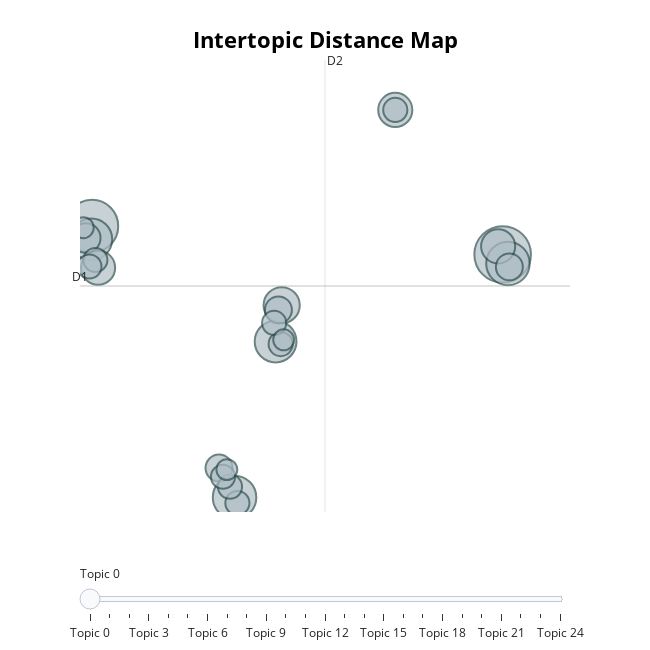

Notebook cell for this chart:
### Code cell
topic_model.visualize_topics()

### Figure 1 — Plotly figure (JSON) as saved in the notebook; plotly's stock layout.template omitted (floating-point values rounded to 4 significant figures)
{"data": [{"customdata": [[0, "world | people | new | american | america", 22], [1, "states | united | government | public | congress", 19], [2, "america | american | americans | people | tonight", 13], [3, "states | government | public | united | congress", 13], [4, "world | nations | soviet | peace | economic", 12], [5, "government | states | united | year | law", 12], [6, "government | work | public | congress | great", 9], [7, "america | new | jobs | tonight | thats", 8], [8, "states | united | government | constitution | state", 8], [9, "government | states | world | united | free", 8], [10, "states | year | united | government | great", 6], [11, "america | security | weapons | americans | world", 5], [12, "national | federal | reduction | public | ought", 5], [13, "bank | public | states | country | government", 5], [14, "treaty | united | states | spain | year", 4], [15, "world | government | new | peace | foundation", 4], [16, "world | economic | program | federal | nations", 4], [17, "mexico | texas | states | united | government", 4], [18, "states | constitution | government | congress | united", 4], [19, "war | shall | government | congress | present", 4], [20, "government | states | united | year | congress", 4], [21, "public | states | government | general | lands", 4], [22, "years | world | new | peace | congress", 3], [23, "government | states | congress | united | people", 3], [24, "country | congress | public | states | power", 3]], "hovertemplate": "<b>Topic %{customdata[0]}</b><br>%{customdata[1]}<br>Size: %{customdata[2]}", "legendgroup": "", "marker": {"color": "#B0BEC5", "line": {"color": "DarkSlateGrey", "width": 2}, "size": [22, 19, 13, 13, 12, 12, 9, 8, 8, 8, 6, 5, 5, 5, 4, 4, 4, 4, 4, 4, 4, 4, 3, 3, 3], "sizemode": "area", "sizeref": 0.01375, "symbol": "circle"}, "mode": "markers", "name": "", "orientation": "v", "showlegend": false, "type": "scatter", "x": [23.5, -0.779, 23.81, 7.652, 10.08, -0.8156, 10.44, 17.15, -0.4144, 23.23, -1.142, 23.9, 10.25, 6.735, 7.82, 17.15, 10.38, 7.383, -0.5736, 9.992, -0.9259, 6.969, 10.55, -1.29, 7.197], "xaxis": "x", "y": [5.874, 6.756, 5.591, -1.704, 3.157, 6.345, 4.289, 10.38, 5.46, 6.127, 6.387, 5.486, 4.145, -0.7891, -1.878, 10.38, 3.077, -1.369, 5.699, 3.737, 5.497, -1.059, 3.211, 6.707, -0.8372], "yaxis": "y"}], "layout": {"annotations": [{"showarrow": false, "text": "D1", "x": -1.483, "y": 4.889, "yshift": 10}, {"showarrow": false, "text": "D2", "x": 13.0, "xshift": 10, "y": 11.94}], "height": 650, "hoverlabel": {"bgcolor": "white", "font": {"family": "Rockwell", "size": 16}}, "legend": {"itemsizing": "constant", "tracegroupgap": 0}, "margin": {"t": 60}, "shapes": [{"line": {"color": "#CFD8DC", "width": 2}, "type": "line", "x0": 13.0, "x1": 13.0, "y0": -2.16, "y1": 11.94}, {"line": {"color": "#9E9E9E", "width": 2}, "type": "line", "x0": -1.483, "x1": 27.48, "y0": 4.889, "y1": 4.889}], "sliders": [{"active": 0, "pad": {"t": 50}, "steps": [{"args": [{"marker.color": [["red", "#B0BEC5", "#B0BEC5", "#B0BEC5", "#B0BEC5", "#B0BEC5", "#B0BEC5", "#B0BEC5", "#B0BEC5", "#B0BEC5", "#B0BEC5", "#B0BEC5", "#B0BEC5", "#B0BEC5", "#B0BEC5", "#B0BEC5", "#B0BEC5", "#B0BEC5", "#B0BEC5", "#B0BEC5", "#B0BEC5", "#B0BEC5", "#B0BEC5", "#B0BEC5", "#B0BEC5"]]}], "label": "Topic 0", "method": "update"}, {"args": [{"marker.color": [["#B0BEC5", "red", "#B0BEC5", "#B0BEC5", "#B0BEC5", "#B0BEC5", "#B0BEC5", "#B0BEC5", "#B0BEC5", "#B0BEC5", "#B0BEC5", "#B0BEC5", "#B0BEC5", "#B0BEC5", "#B0BEC5", "#B0BEC5", "#B0BEC5", "#B0BEC5", "#B0BEC5", "#B0BEC5", "#B0BEC5", "#B0BEC5", "#B0BEC5", "#B0BEC5", "#B0BEC5"]]}], "label": "Topic 1", "method": "update"}, {"args": [{"marker.color": [["#B0BEC5", "#B0BEC5", "red", "#B0BEC5", "#B0BEC5", "#B0BEC5", "#B0BEC5", "#B0BEC5", "#B0BEC5", "#B0BEC5", "#B0BEC5", "#B0BEC5", "#B0BEC5", "#B0BEC5", "#B0BEC5", "#B0BEC5", "#B0BEC5", "#B0BEC5", "#B0BEC5", "#B0BEC5", "#B0BEC5", "#B0BEC5", "#B0BEC5", "#B0BEC5", "#B0BEC5"]]}], "label": "Topic 2", "method": "update"}, {"args": [{"marker.color": [["#B0BEC5", "#B0BEC5", "#B0BEC5", "red", "#B0BEC5", "#B0BEC5", "#B0BEC5", "#B0BEC5", "#B0BEC5", "#B0BEC5", "#B0BEC5", "#B0BEC5", "#B0BEC5", "#B0BEC5", "#B0BEC5", "#B0BEC5", "#B0BEC5", "#B0BEC5", "#B0BEC5", "#B0BEC5", "#B0BEC5", "#B0BEC5", "#B0BEC5", "#B0BEC5", "#B0BEC5"]]}], "label": "Topic 3", "method": "update"}, {"args": [{"marker.color": [["#B0BEC5", "#B0BEC5", "#B0BEC5", "#B0BEC5", "red", "#B0BEC5", "#B0BEC5", "#B0BEC5", "#B0BEC5", "#B0BEC5", "#B0BEC5", "#B0BEC5", "#B0BEC5", "#B0BEC5", "#B0BEC5", "#B0BEC5", "#B0BEC5", "#B0BEC5", "#B0BEC5", "#B0BEC5", "#B0BEC5", "#B0BEC5", "#B0BEC5", "#B0BEC5", "#B0BEC5"]]}], "label": "Topic 4", "method": "update"}, {"args": [{"marker.color": [["#B0BEC5", "#B0BEC5", "#B0BEC5", "#B0BEC5", "#B0BEC5", "red", "#B0BEC5", "#B0BEC5", "#B0BEC5", "#B0BEC5", "#B0BEC5", "#B0BEC5", "#B0BEC5", "#B0BEC5", "#B0BEC5", "#B0BEC5", "#B0BEC5", "#B0BEC5", "#B0BEC5", "#B0BEC5", "#B0BEC5", "#B0BEC5", "#B0BEC5", "#B0BEC5", "#B0BEC5"]]}], "label": "Topic 5", "method": "update"}, {"args": [{"marker.color": [["#B0BEC5", "#B0BEC5", "#B0BEC5", "#B0BEC5", "#B0BEC5", "#B0BEC5", "red", "#B0BEC5", "#B0BEC5", "#B0BEC5", "#B0BEC5", "#B0BEC5", "#B0BEC5", "#B0BEC5", "#B0BEC5", "#B0BEC5", "#B0BEC5", "#B0BEC5", "#B0BEC5", "#B0BEC5", "#B0BEC5", "#B0BEC5", "#B0BEC5", "#B0BEC5", "#B0BEC5"]]}], "label": "Topic 6", "method": "update"}, {"args": [{"marker.color": [["#B0BEC5", "#B0BEC5", "#B0BEC5", "#B0BEC5", "#B0BEC5", "#B0BEC5", "#B0BEC5", "red", "#B0BEC5", "#B0BEC5", "#B0BEC5", "#B0BEC5", "#B0BEC5", "#B0BEC5", "#B0BEC5", "#B0BEC5", "#B0BEC5", "#B0BEC5", "#B0BEC5", "#B0BEC5", "#B0BEC5", "#B0BEC5", "#B0BEC5", "#B0BEC5", "#B0BEC5"]]}], "label": "Topic 7", "method": "update"}, {"args": [{"marker.color": [["#B0BEC5", "#B0BEC5", "#B0BEC5", "#B0BEC5", "#B0BEC5", "#B0BEC5", "#B0BEC5", "#B0BEC5", "red", "#B0BEC5", "#B0BEC5", "#B0BEC5", "#B0BEC5", "#B0BEC5", "#B0BEC5", "#B0BEC5", "#B0BEC5", "#B0BEC5", "#B0BEC5", "#B0BEC5", "#B0BEC5", "#B0BEC5", "#B0BEC5", "#B0BEC5", "#B0BEC5"]]}], "label": "Topic 8", "method": "update"}, {"args": [{"marker.color": [["#B0BEC5", "#B0BEC5", "#B0BEC5", "#B0BEC5", "#B0BEC5", "#B0BEC5", "#B0BEC5", "#B0BEC5", "#B0BEC5", "red", "#B0BEC5", "#B0BEC5", "#B0BEC5", "#B0BEC5", "#B0BEC5", "#B0BEC5", "#B0BEC5", "#B0BEC5", "#B0BEC5", "#B0BEC5", "#B0BEC5", "#B0BEC5", "#B0BEC5", "#B0BEC5", "#B0BEC5"]]}], "label": "Topic 9", "method": "update"}, {"args": [{"marker.color": [["#B0BEC5", "#B0BEC5", "#B0BEC5", "#B0BEC5", "#B0BEC5", "#B0BEC5", "#B0BEC5", "#B0BEC5", "#B0BEC5", "#B0BEC5", "red", "#B0BEC5", "#B0BEC5", "#B0BEC5", "#B0BEC5", "#B0BEC5", "#B0BEC5", "#B0BEC5", "#B0BEC5", "#B0BEC5", "#B0BEC5", "#B0BEC5", "#B0BEC5", "#B0BEC5", "#B0BEC5"]]}], "label": "Topic 10", "method": "update"}, {"args": [{"marker.color": [["#B0BEC5", "#B0BEC5", "#B0BEC5", "#B0BEC5", "#B0BEC5", "#B0BEC5", "#B0BEC5", "#B0BEC5", "#B0BEC5", "#B0BEC5", "#B0BEC5", "red", "#B0BEC5", "#B0BEC5", "#B0BEC5", "#B0BEC5", "#B0BEC5", "#B0BEC5", "#B0BEC5", "#B0BEC5", "#B0BEC5", "#B0BEC5", "#B0BEC5", "#B0BEC5", "#B0BEC5"]]}], "label": "Topic 11", "method": "update"}, {"args": [{"marker.color": [["#B0BEC5", "#B0BEC5", "#B0BEC5", "#B0BEC5", "#B0BEC5", "#B0BEC5", "#B0BEC5", "#B0BEC5", "#B0BEC5", "#B0BEC5", "#B0BEC5", "#B0BEC5", "red", "#B0BEC5", "#B0BEC5", "#B0BEC5", "#B0BEC5", "#B0BEC5", "#B0BEC5", "#B0BEC5", "#B0BEC5", "#B0BEC5", "#B0BEC5", "#B0BEC5", "#B0BEC5"]]}], "label": "Topic 12", "method": "update"}, {"args": [{"marker.color": [["#B0BEC5", "#B0BEC5", "#B0BEC5", "#B0BEC5", "#B0BEC5", "#B0BEC5", "#B0BEC5", "#B0BEC5", "#B0BEC5", "#B0BEC5", "#B0BEC5", "#B0BEC5", "#B0BEC5", "red", "#B0BEC5", "#B0BEC5", "#B0BEC5", "#B0BEC5", "#B0BEC5", "#B0BEC5", "#B0BEC5", "#B0BEC5", "#B0BEC5", "#B0BEC5", "#B0BEC5"]]}], "label": "Topic 13", "method": "update"}, {"args": [{"marker.color": [["#B0BEC5", "#B0BEC5", "#B0BEC5", "#B0BEC5", "#B0BEC5", "#B0BEC5", "#B0BEC5", "#B0BEC5", "#B0BEC5", "#B0BEC5", "#B0BEC5", "#B0BEC5", "#B0BEC5", "#B0BEC5", "red", "#B0BEC5", "#B0BEC5", "#B0BEC5", "#B0BEC5", "#B0BEC5", "#B0BEC5", "#B0BEC5", "#B0BEC5", "#B0BEC5", "#B0BEC5"]]}], "label": "Topic 14", "method": "update"}, {"args": [{"marker.color": [["#B0BEC5", "#B0BEC5", "#B0BEC5", "#B0BEC5", "#B0BEC5", "#B0BEC5", "#B0BEC5", "#B0BEC5", "#B0BEC5", "#B0BEC5", "#B0BEC5", "#B0BEC5", "#B0BEC5", "#B0BEC5", "#B0BEC5", "red", "#B0BEC5", "#B0BEC5", "#B0BEC5", "#B0BEC5", "#B0BEC5", "#B0BEC5", "#B0BEC5", "#B0BEC5", "#B0BEC5"]]}], "label": "Topic 15", "method": "update"}, {"args": [{"marker.color": [["#B0BEC5", "#B0BEC5", "#B0BEC5", "#B0BEC5", "#B0BEC5", "#B0BEC5", "#B0BEC5", "#B0BEC5", "#B0BEC5", "#B0BEC5", "#B0BEC5", "#B0BEC5", "#B0BEC5", "#B0BEC5", "#B0BEC5", "#B0BEC5", "red", "#B0BEC5", "#B0BEC5", "#B0BEC5", "#B0BEC5", "#B0BEC5", "#B0BEC5", "#B0BEC5", "#B0BEC5"]]}], "label": "Topic 16", "method": "update"}, {"args": [{"marker.color": [["#B0BEC5", "#B0BEC5", "#B0BEC5", "#B0BEC5", "#B0BEC5", "#B0BEC5", "#B0BEC5", "#B0BEC5", "#B0BEC5", "#B0BEC5", "#B0BEC5", "#B0BEC5", "#B0BEC5", "#B0BEC5", "#B0BEC5", "#B0BEC5", "#B0BEC5", "red", "#B0BEC5", "#B0BEC5", "#B0BEC5", "#B0BEC5", "#B0BEC5", "#B0BEC5", "#B0BEC5"]]}], "label": "Topic 17", "method": "update"}, {"args": [{"marker.color": [["#B0BEC5", "#B0BEC5", "#B0BEC5", "#B0BEC5", "#B0BEC5", "#B0BEC5", "#B0BEC5", "#B0BEC5", "#B0BEC5", "#B0BEC5", "#B0BEC5", "#B0BEC5", "#B0BEC5", "#B0BEC5", "#B0BEC5", "#B0BEC5", "#B0BEC5", "#B0BEC5", "red", "#B0BEC5", "#B0BEC5", "#B0BEC5", "#B0BEC5", "#B0BEC5", "#B0BEC5"]]}], "label": "Topic 18", "method": "update"}, {"args": [{"marker.color": [["#B0BEC5", "#B0BEC5", "#B0BEC5", "#B0BEC5", "#B0BEC5", "#B0BEC5", "#B0BEC5", "#B0BEC5", "#B0BEC5", "#B0BEC5", "#B0BEC5", "#B0BEC5", "#B0BEC5", "#B0BEC5", "#B0BEC5", "#B0BEC5", "#B0BEC5", "#B0BEC5", "#B0BEC5", "red", "#B0BEC5", "#B0BEC5", "#B0BEC5", "#B0BEC5", "#B0BEC5"]]}], "label": "Topic 19", "method": "update"}, {"args": [{"marker.color": [["#B0BEC5", "#B0BEC5", "#B0BEC5", "#B0BEC5", "#B0BEC5", "#B0BEC5", "#B0BEC5", "#B0BEC5", "#B0BEC5", "#B0BEC5", "#B0BEC5", "#B0BEC5", "#B0BEC5", "#B0BEC5", "#B0BEC5", "#B0BEC5", "#B0BEC5", "#B0BEC5", "#B0BEC5", "#B0BEC5", "red", "#B0BEC5", "#B0BEC5", "#B0BEC5", "#B0BEC5"]]}], "label": "Topic 20", "method": "update"}, {"args": [{"marker.color": [["#B0BEC5", "#B0BEC5", "#B0BEC5", "#B0BEC5", "#B0BEC5", "#B0BEC5", "#B0BEC5", "#B0BEC5", "#B0BEC5", "#B0BEC5", "#B0BEC5", "#B0BEC5", "#B0BEC5", "#B0BEC5", "#B0BEC5", "#B0BEC5", "#B0BEC5", "#B0BEC5", "#B0BEC5", "#B0BEC5", "#B0BEC5", "red", "#B0BEC5", "#B0BEC5", "#B0BEC5"]]}], "label": "Topic 21", "method": "update"}, {"args": [{"marker.color": [["#B0BEC5", "#B0BEC5", "#B0BEC5", "#B0BEC5", "#B0BEC5", "#B0BEC5", "#B0BEC5", "#B0BEC5", "#B0BEC5", "#B0BEC5", "#B0BEC5", "#B0BEC5", "#B0BEC5", "#B0BEC5", "#B0BEC5", "#B0BEC5", "#B0BEC5", "#B0BEC5", "#B0BEC5", "#B0BEC5", "#B0BEC5", "#B0BEC5", "red", "#B0BEC5", "#B0BEC5"]]}], "label": "Topic 22", "method": "update"}, {"args": [{"marker.color": [["#B0BEC5", "#B0BEC5", "#B0BEC5", "#B0BEC5", "#B0BEC5", "#B0BEC5", "#B0BEC5", "#B0BEC5", "#B0BEC5", "#B0BEC5", "#B0BEC5", "#B0BEC5", "#B0BEC5", "#B0BEC5", "#B0BEC5", "#B0BEC5", "#B0BEC5", "#B0BEC5", "#B0BEC5", "#B0BEC5", "#B0BEC5", "#B0BEC5", "#B0BEC5", "red", "#B0BEC5"]]}], "label": "Topic 23", "method": "update"}, {"args": [{"marker.color": [["#B0BEC5", "#B0BEC5", "#B0BEC5", "#B0BEC5", "#B0BEC5", "#B0BEC5", "#B0BEC5", "#B0BEC5", "#B0BEC5", "#B0BEC5", "#B0BEC5", "#B0BEC5", "#B0BEC5", "#B0BEC5", "#B0BEC5", "#B0BEC5", "#B0BEC5", "#B0BEC5", "#B0BEC5", "#B0BEC5", "#B0BEC5", "#B0BEC5", "#B0BEC5", "#B0BEC5", "red"]]}], "label": "Topic 24", "method": "update"}]}], "title": {"font": {"color": "Black", "size": 22}, "text": "<b>Intertopic Distance Map</b>", "x": 0.5, "xanchor": "center", "y": 0.95, "yanchor": "top"}, "width": 650, "xaxis": {"anchor": "y", "domain": [0, 1], "range": [-1.483, 27.48], "title": {"text": ""}, "visible": false}, "yaxis": {"anchor": "x", "domain": [0, 1], "range": [-2.16, 11.94], "title": {"text": ""}, "visible": false}}}
